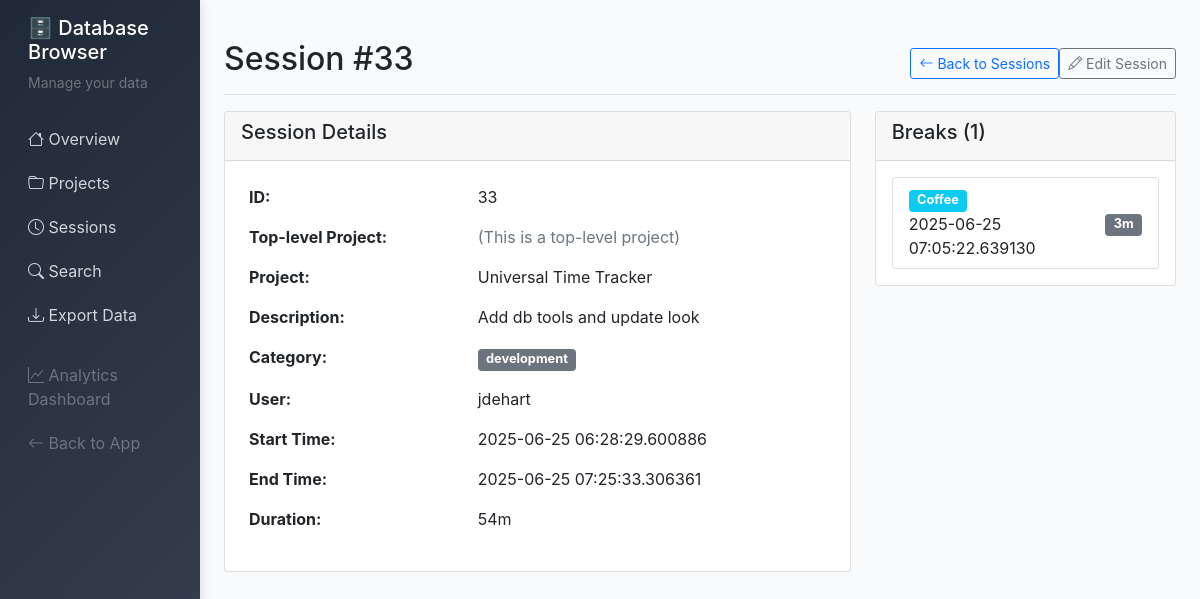
Screenshot of /db/sessions/33 with the database file from the repository.
### server/src/models.py (models this page shows, shortened)
    class Session(db.Model):
        __tablename__ = 'sessions'
        id = db.Column(db.Integer, primary_key=True)
        project_id = db.Column(db.Integer, db.ForeignKey('projects.id'), nullable=False)
        start_time = db.Column(db.DateTime, default=datetime.now)
        end_time = db.Column(db.DateTime)
        duration_minutes = db.Column(db.Integer)
        category = db.Column(db.String(50), default='development')
        description = db.Column(db.Text, nullable=False)
        git_commits = db.Column(db.Text)  # JSON string
        userid = db.Column(db.String(100), nullable=False)
        breaks = db.relationship('Break', backref='session', lazy=True, cascade='all, delete-orphan')
        @property
        def git_commits_list(self):
            """Get git commits as a list"""
            if self.git_commits:
                try:
                    return json.loads(self.git_commits)
                except:
                    return []
            return []

class Project:
    __tablename__ = 'projects'

    class Break(db.Model):
        __tablename__ = 'breaks'
        id = db.Column(db.Integer, primary_key=True)
        session_id = db.Column(db.Integer, db.ForeignKey('sessions.id'), nullable=False)
        start_time = db.Column(db.DateTime, default=datetime.now)
        end_time = db.Column(db.DateTime)
        duration_minutes = db.Column(db.Integer)
        break_type = db.Column(db.String(50), default='break')

### server/src/db_browser.py (the view, shortened to what this page needs)
@db_browser.route('/db/sessions/<int:session_id>')
def session_detail(session_id):
    conn = get_db_connection()
    session = conn.execute('''
        SELECT s.*, p.name as project_name, p.parent_id as project_parent_id, p.id as project_id
        FROM sessions s
        JOIN projects p ON s.project_id = p.id
        WHERE s.id = ?
    ''', (session_id,)).fetchone()
    if not session:
        conn.close()
        flash('Session not found', 'error')
        return redirect(url_for('db_browser.sessions'))
    toplevel_project = None
    breaks = conn.execute('SELECT * FROM breaks WHERE session_id = ? ORDER BY start_time',
                         (session_id,)).fetchall()
    conn.close()
    return render_template('db_browser/session_detail.html', session=session, breaks=breaks, toplevel_project=toplevel_project)

### server/src/db_browser.py (called while the page is built)
def get_db_connection():
    database_path = os.environ.get('DATABASE_PATH', '/app/data/timetracker.db')
    conn = sqlite3.connect(database_path)
    conn.row_factory = sqlite3.Row
    return conn

### server/src/templates/db_browser/session_detail.html (shortened to what this page needs)
{% extends "db_browser/base.html" %}
{% block content %}
<div class="d-flex justify-content-between flex-wrap flex-md-nowrap align-items-center pt-3 pb-2 mb-3 border-bottom">
    <h1 class="h2">Session #{{ session.id }}</h1>
    <div class="btn-toolbar mb-2 mb-md-0">
        <a href="{{ url_for('db_browser.sessions', project=request.args.get('project'), category=request.args.get('category'), date_from=request.args.get('date_from'), date_to=request.args.get('date_to')) }}" class="btn btn-sm btn-outline-primary">
            <i class="bi bi-arrow-left"></i> Back to Sessions
        </a>
        <a href="{{ url_for('db_browser.edit_session', session_id=session.id) }}" class="btn btn-sm btn-outline-secondary">
            <i class="bi bi-pencil"></i> Edit Session
        </a>
    </div>
</div>
<div class="row">
    <div class="col-md-8">
        <div class="card mb-4">
            <div class="card-header">
                <h5>Session Details</h5>
            </div>
            <div class="card-body">
                <table class="table table-borderless">
                    <tr>
                        <td><strong>ID:</strong></td>
                        <td>{{ session.id }}</td>
                    </tr>
                    <tr>
                        <td><strong>Top-level Project:</strong></td>
                        <td>
                            {% if toplevel_project %}
                                <a href="{{ url_for('db_browser.project_detail', project_id=toplevel_project.id) }}">
                                    <i class="bi bi-folder"></i> {{ toplevel_project.name }}
                                </a>
                            {% else %}
                                <span class="text-muted">(This is a top-level project)</span>
                            {% endif %}
                        </td>
                    </tr>
                    <tr>
                        <td><strong>Project:</strong></td>
                        <td>{{ session.project_name }}</td>
                    </tr>
                    <tr>
                        <td><strong>Description:</strong></td>
                        <td>{{ session.description }}</td>
                    </tr>
                    <tr>
                        <td><strong>Category:</strong></td>
                        <td><span class="badge bg-secondary">{{ session.category }}</span></td>
                    </tr>
                    <tr>
                        <td><strong>User:</strong></td>
                        <td>{{ session.userid }}</td>
                    </tr>
                    <tr>
                        <td><strong>Start Time:</strong></td>
                        <td>
                            {% if session.start_time %}
                                {% set date_parts = session.start_time.split('T') %}
                                {{ date_parts[0] }}
                            {% else %}
                                -
                            {% endif %}
                        </td>
                    </tr>
                    <tr>
                        <td><strong>End Time:</strong></td>
                        <td>
                            {% if session.end_time %}
                                {% set date_parts = session.end_time.split('T') %}
                                {{ date_parts[0] }}
                            {% else %}
                                <span class="badge bg-warning">Active</span>
                            {% endif %}
                        </td>
                    </tr>
                    <tr>
                        <td><strong>Duration:</strong></td>
                        <td>
                            {% if session.duration_minutes %}
                                {% set hours = session.duration_minutes // 60 %}
                                {% set minutes = session.duration_minutes % 60 %}
                                {% if hours > 0 %}
                                    {{ hours }}h {{ minutes }}m
                                {% else %}
                                    {{ minutes }}m
                                {% endif %}
                            {% else %}
                                -
                            {% endif %}
                        </td>
                    </tr>
                </table>
            </div>
        </div>
    </div>
    <div class="col-md-4">
        <div class="card mb-4">
            <div class="card-header">
                <h5>Breaks ({{ breaks|length }})</h5>
            </div>
            <div class="card-body">
                {% if breaks %}
                <ul class="list-group">
                    {% for br in breaks %}
                    <li class="list-group-item d-flex justify-content-between align-items-center">
                        <div>
                            <span class="badge bg-info">{{ br.break_type }}</span>
                            <br>
                            {% if br.start_time %}
                                {% set date_parts = br.start_time.split('T') %}
                                {{ date_parts[0] }}
                            {% endif %}
                        </div>
                        <div class="text-end">
                            {% if br.duration_minutes %}
                                <span class="badge bg-secondary">{{ br.duration_minutes }}m</span>
                            {% endif %}
                        </div>
                    </li>
                    {% endfor %}
                </ul>
                {% else %}
                <div class="text-center text-muted">No breaks recorded for this session.</div>
                {% endif %}
            </div>
        </div>
    </div>
</div>
{% endblock %}

### server/src/templates/db_browser/base.html (style rules this page uses)
:root { --primary-color: #2563eb; --success-color: #16a34a; --warning-color: #ca8a04; --danger-color: #dc2626; --info-color: #0891b2; --dark-color: #1f2937; --light-color: #f8fafc; --border-color: #e2e8f0; }
body { background-color: var(--light-color); font-family: 'Inter', -apple-system, BlinkMacSystemFont, sans-serif; }
.badge { font-size: 0.8rem; }
.table { border-radius: 8px; overflow: hidden; }

### rows the page displays
Project: project_name "Universal Time Tracker"
Break: break_type "Coffee", start_time "2025-06-25 07:05:22.639130", duration_minutes "3"

### other values shown
{{ session.id }} "33"
{{ session.description }} "Add db tools and update look"
{{ session.category }} "development"
{{ session.userid }} "jdehart"
{{ date_parts[0] }} "2025-06-25 06:28:29.600886"
{{ date_parts[0] }} "2025-06-25 07:25:33.306361"
{{ minutes }} "54"
{{ breaks|length }} "1"
